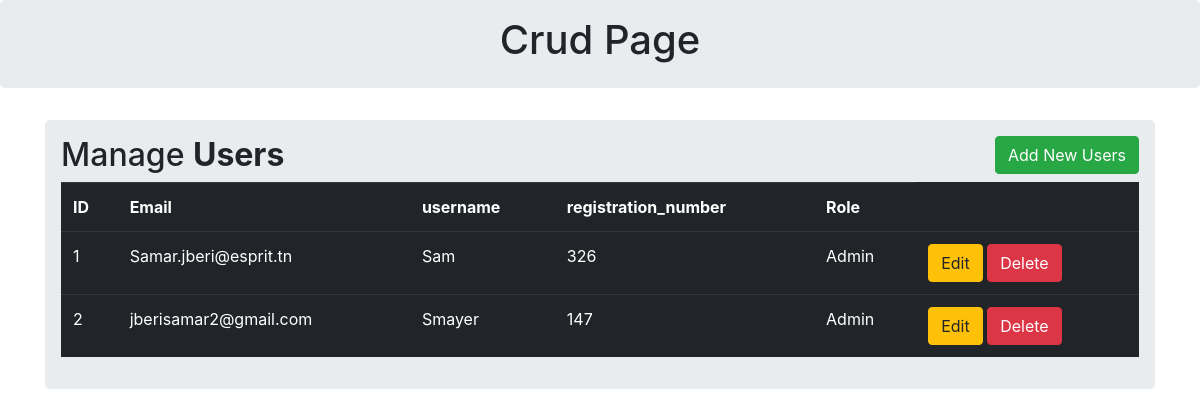
Before: /Crud with the older database file.
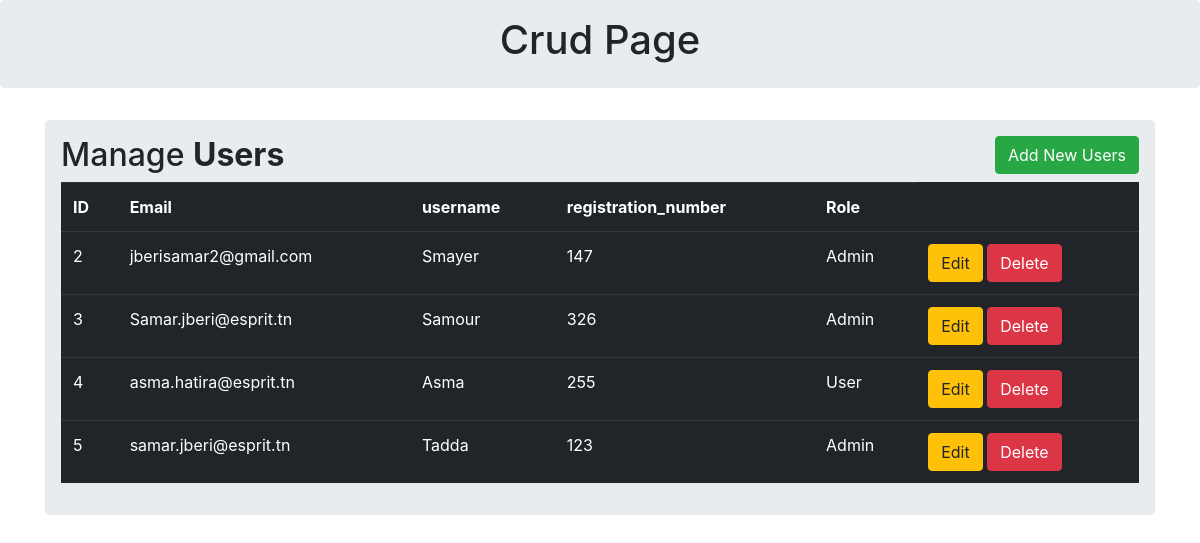
After: the same page with the newer database file.
### myproject/models.py (models this page shows, shortened)
class User(db.Model, UserMixin):
    __tablename__ = 'users'
    id = db.Column(db.Integer, primary_key = True)
    email = db.Column(db.String(64), index=True)
    username = db.Column(db.String(64), index=True)
    registration_number = db.Column(db.String(64), unique=True, index=True)
    Role = db.Column(db.String(64), index=True)
    password_hash = db.Column(db.String(128))

### app.py (the view)
@app.route('/Crud')
def Crud():
    all_data = User.query.all()
    return render_template("Crud.html", Users = all_data)

### myproject/templates/Crud.html (shortened to what this page needs)
{% extends 'base.html' %}
{% block body %}
<div class="container">
    <div class="row">
        <div class="col md-12">
            <div class="jumbotron p-3">
                <h2>Manage <b>Users </b>  <button type="button"  class="btn btn-success float-right"
                data-toggle="modal" data-target="#mymodal">Add New Users</button> </h2>
                <table class="table table-hover table-dark">
                    <tr>
                        <th>ID</th>
                        <th>Email</th>
                        <th>username</th>
                        <th>registration_number</th>
                        <th>Role</th>
                    </tr>
                   {% for row in Users %}
                    <tr>
                        <td>{{row.id}}</td>
                        <td>{{row.email}}</td>
                        <td>{{row.username}}</td>
                        <td>{{row.registration_number}}</td>
                        <td>{{row.Role}}</td>
                        <td>
                            <a href="/update/{{row.id}}" class="btn btn-warning btn-xs" data-toggle="modal" data-target="#modaledit{{row.id}}">Edit</a>
                            <a href="/delete/{{row.id}}" class="btn btn-danger btn-xs" onclick="return confirm('Are You Sure To Delete ?')">Delete</a>
                        </td>
                    </tr>
                    {% endfor %}
                </table>
            </div>
        </div>
    </div>
</div>
{% endblock %}

### myproject/templates/base.html (shortened to what this page needs)
<!DOCTYPE html>
<html lang="en">
  <head >
  <link rel="stylesheet" href="https://maxcdn.bootstrapcdn.com/bootstrap/4.0.0/css/bootstrap.min.css">
  </head>
  <body>
    {% block body %} {% endblock %}
  </body>
</html>

### myproject/templates/header.html (shortened to what this page needs)
{% extends 'base.html' %}
{% block body %}
<div class="jumbotron p-3">
  <div class="well text-center">
    <h1> Crud Page </h1>
  </div>
  </div>
{% endblock %}

Changed rows visible on the page:
removed User: id "1", email "Samar.jberi@esprit.tn", username "Sam", registration_number "326", Role "Admin"
added User: id "3", email "Samar.jberi@esprit.tn", username "Samour", registration_number "326", Role "Admin"
added User: id "4", email "asma.hatira@esprit.tn", username "Asma", registration_number "255", Role "User"
added User: id "5", email "samar.jberi@esprit.tn", username "Tadda", registration_number "123", Role "Admin"
